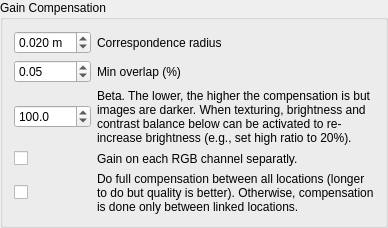
        <widget class="QGroupBox" name="groupBox_gain">
         <property name="title">
          <string>Gain Compensation</string>
         </property>
         <property name="checkable">
          <bool>false</bool>
         </property>
         <layout class="QGridLayout" name="gridLayout_12" columnstretch="0,1">
          <item row="2" column="0">
           <widget class="QDoubleSpinBox" name="doubleSpinBox_gainBeta">
            <property name="suffix">
             <string/>
            </property>
            <property name="decimals">
             <number>1</number>
            </property>
            <property name="minimum">
             <double>0.100000000000000</double>
            </property>
            <property name="maximum">
             <double>1000.000000000000000</double>
            </property>
            <property name="singleStep">
             <double>1.000000000000000</double>
            </property>
            <property name="value">
             <double>100.000000000000000</double>
            </property>
           </widget>
          </item>
          <item row="4" column="1">
           <widget class="QLabel" name="label_binaryFile_7">
            <property name="text">
             <string>Do full compensation between all locations (longer to do but quality is better). Otherwise, compensation is done only between linked locations.</string>
            </property>
            <property name="wordWrap">
             <bool>true</bool>
            </property>
           </widget>
          </item>
          <item row="1" column="0">
           <widget class="QDoubleSpinBox" name="doubleSpinBox_gainOverlap">
            <property name="suffix">
             <string/>
            </property>
            <property name="decimals">
             <number>2</number>
            </property>
            <property name="minimum">
             <double>0.000000000000000</double>
            </property>
            <property name="maximum">
             <double>1.000000000000000</double>
            </property>
            <property name="singleStep">
             <double>0.010000000000000</double>
            </property>
            <property name="value">
             <double>0.050000000000000</double>
            </property>
           </widget>
          </item>
          <item row="4" column="0">
           <widget class="QCheckBox" name="checkBox_gainFull">
            <property name="text">
             <string/>
            </property>
           </widget>
          </item>
          <item row="0" column="1">
           <widget class="QLabel" name="label_binaryFile_3">
            <property name="text">
             <string>Correspondence radius</string>
            </property>
            <property name="wordWrap">
             <bool>true</bool>
            </property>
           </widget>
          </item>
          <item row="2" column="1">
           <widget class="QLabel" name="label_binaryFile_5">
            <property name="text">
             <string>Beta. The lower, the higher the compensation is but images are darker. When texturing, brightness and contrast balance below can be activated to re-increase brightness (e.g., set high ratio to 20%).</string>
            </property>
            <property name="wordWrap">
             <bool>true</bool>
            </property>
           </widget>
          </item>
          <item row="0" column="0">
           <widget class="QDoubleSpinBox" name="doubleSpinBox_gainRadius">
            <property name="suffix">
             <string> m</string>
            </property>
            <property name="decimals">
             <number>3</number>
            </property>
            <property name="minimum">
             <double>0.001000000000000</double>
            </property>
            <property name="maximum">
             <double>10.000000000000000</double>
            </property>
            <property name="singleStep">
             <double>0.010000000000000</double>
            </property>
            <property name="value">
             <double>0.020000000000000</double>
            </property>
           </widget>
          </item>
          <item row="1" column="1">
           <widget class="QLabel" name="label_binaryFile_6">
            <property name="text">
             <string>Min overlap (%)</string>
            </property>
            <property name="wordWrap">
             <bool>true</bool>
            </property>
           </widget>
          </item>
          <item row="3" column="1">
           <widget class="QLabel" name="label_binaryFile_8">
            <property name="text">
             <string>Gain on each RGB channel separatly.</string>
            </property>
            <property name="wordWrap">
             <bool>true</bool>
            </property>
           </widget>
          </item>
          <item row="3" column="0">
           <widget class="QCheckBox" name="checkBox_gainRGB">
            <property name="text">
             <string/>
            </property>
           </widget>
          </item>
         </layout>
        </widget>
